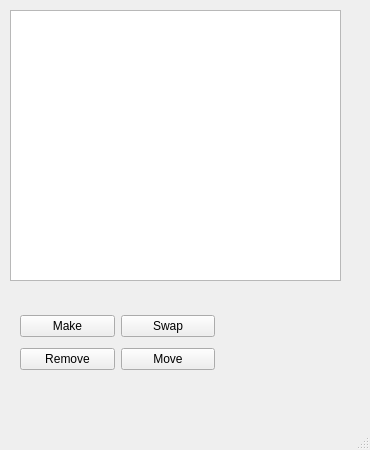
<?xml version="1.0" encoding="UTF-8"?>
<ui version="4.0">
 <class>MainWindow</class>
 <widget class="QMainWindow" name="MainWindow">
  <property name="enabled">
   <bool>true</bool>
  </property>
  <property name="geometry">
   <rect>
    <x>0</x>
    <y>0</y>
    <width>370</width>
    <height>450</height>
   </rect>
  </property>
  <property name="windowTitle">
   <string>MyUnic_ptr</string>
  </property>
  <widget class="QWidget" name="centralwidget">
   <property name="enabled">
    <bool>true</bool>
   </property>
   <widget class="QTableView" name="AddresInfo">
    <property name="enabled">
     <bool>true</bool>
    </property>
    <property name="geometry">
     <rect>
      <x>10</x>
      <y>10</y>
      <width>331</width>
      <height>271</height>
     </rect>
    </property>
    <attribute name="horizontalHeaderDefaultSectionSize">
     <number>100</number>
    </attribute>
    <attribute name="verticalHeaderDefaultSectionSize">
     <number>53</number>
    </attribute>
   </widget>
   <widget class="QWidget" name="">
    <property name="geometry">
     <rect>
      <x>20</x>
      <y>310</y>
      <width>195</width>
      <height>67</height>
     </rect>
    </property>
    <layout class="QGridLayout" name="gridLayout">
     <item row="0" column="0">
      <widget class="QPushButton" name="MakeButton">
       <property name="text">
        <string>Make</string>
       </property>
      </widget>
     </item>
     <item row="0" column="1">
      <widget class="QPushButton" name="SwapButton">
       <property name="text">
        <string>Swap</string>
       </property>
      </widget>
     </item>
     <item row="1" column="0">
      <widget class="QPushButton" name="RemoveButton">
       <property name="text">
        <string>Remove</string>
       </property>
      </widget>
     </item>
     <item row="1" column="1">
      <widget class="QPushButton" name="MoveButton">
       <property name="text">
        <string>Move</string>
       </property>
      </widget>
     </item>
    </layout>
   </widget>
  </widget>
  <widget class="QMenuBar" name="menubar">
   <property name="geometry">
    <rect>
     <x>0</x>
     <y>0</y>
     <width>370</width>
     <height>26</height>
    </rect>
   </property>
  </widget>
  <widget class="QStatusBar" name="statusbar"/>
 </widget>
 <resources/>
 <connections/>
</ui>
